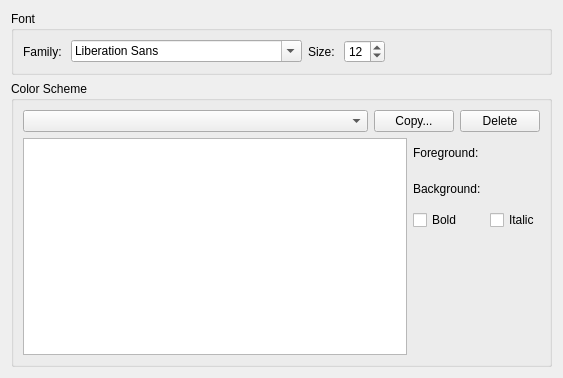
<?xml version="1.0" encoding="UTF-8"?>
<ui version="4.0">
 <class>PreferenceEditor</class>
 <widget class="QWidget" name="PreferenceEditor">
  <property name="geometry">
   <rect>
    <x>0</x>
    <y>0</y>
    <width>563</width>
    <height>378</height>
   </rect>
  </property>
  <property name="windowTitle">
   <string>Form</string>
  </property>
  <layout class="QVBoxLayout" name="verticalLayout">
   <item>
    <widget class="QGroupBox" name="groupBoxFont">
     <property name="title">
      <string>Font</string>
     </property>
     <layout class="QHBoxLayout" name="horizontalLayout">
      <item>
       <widget class="QLabel" name="label">
        <property name="text">
         <string>Family: </string>
        </property>
       </widget>
      </item>
      <item>
       <widget class="QFontComboBox" name="fontComboBox"/>
      </item>
      <item>
       <widget class="QLabel" name="label_2">
        <property name="text">
         <string>Size: </string>
        </property>
       </widget>
      </item>
      <item>
       <widget class="QSpinBox" name="spinBox">
        <property name="minimum">
         <number>1</number>
        </property>
        <property name="maximum">
         <number>96</number>
        </property>
        <property name="value">
         <number>12</number>
        </property>
       </widget>
      </item>
      <item>
       <spacer name="horizontalSpacer">
        <property name="orientation">
         <enum>Qt::Horizontal</enum>
        </property>
        <property name="sizeHint" stdset="0">
         <size>
          <width>40</width>
          <height>20</height>
         </size>
        </property>
       </spacer>
      </item>
     </layout>
    </widget>
   </item>
   <item>
    <widget class="QGroupBox" name="groupBoxColor">
     <property name="sizePolicy">
      <sizepolicy hsizetype="Preferred" vsizetype="Expanding">
       <horstretch>0</horstretch>
       <verstretch>0</verstretch>
      </sizepolicy>
     </property>
     <property name="title">
      <string>Color Scheme</string>
     </property>
     <layout class="QVBoxLayout" name="verticalLayout_2">
      <item>
       <layout class="QHBoxLayout" name="horizontalLayout_2">
        <item>
         <widget class="QComboBox" name="comboBox">
          <property name="sizePolicy">
           <sizepolicy hsizetype="Expanding" vsizetype="Fixed">
            <horstretch>0</horstretch>
            <verstretch>0</verstretch>
           </sizepolicy>
          </property>
         </widget>
        </item>
        <item>
         <widget class="QPushButton" name="pushButton">
          <property name="text">
           <string>Copy...</string>
          </property>
         </widget>
        </item>
        <item>
         <widget class="QPushButton" name="pushButton_2">
          <property name="text">
           <string>Delete</string>
          </property>
         </widget>
        </item>
       </layout>
      </item>
      <item>
       <layout class="QHBoxLayout" name="horizontalLayout_3">
        <item>
         <widget class="QListWidget" name="listWidget"/>
        </item>
        <item>
         <layout class="QGridLayout" name="gridLayout">
          <item row="1" column="1">
           <widget class="QWidget" name="widget_2" native="true">
            <property name="minimumSize">
             <size>
              <width>30</width>
              <height>30</height>
             </size>
            </property>
            <property name="maximumSize">
             <size>
              <width>30</width>
              <height>30</height>
             </size>
            </property>
           </widget>
          </item>
          <item row="0" column="0">
           <widget class="QLabel" name="label_3">
            <property name="text">
             <string>Foreground: </string>
            </property>
           </widget>
          </item>
          <item row="2" column="0">
           <widget class="QCheckBox" name="checkBox">
            <property name="text">
             <string>Bold</string>
            </property>
           </widget>
          </item>
          <item row="0" column="1">
           <widget class="QWidget" name="widget" native="true">
            <property name="minimumSize">
             <size>
              <width>30</width>
              <height>30</height>
             </size>
            </property>
            <property name="maximumSize">
             <size>
              <width>30</width>
              <height>30</height>
             </size>
            </property>
           </widget>
          </item>
          <item row="1" column="0">
           <widget class="QLabel" name="label_4">
            <property name="text">
             <string>Background: </string>
            </property>
           </widget>
          </item>
          <item row="2" column="1">
           <widget class="QCheckBox" name="checkBox_2">
            <property name="text">
             <string>Italic</string>
            </property>
           </widget>
          </item>
          <item row="3" column="0">
           <spacer name="verticalSpacer">
            <property name="orientation">
             <enum>Qt::Vertical</enum>
            </property>
            <property name="sizeHint" stdset="0">
             <size>
              <width>20</width>
              <height>40</height>
             </size>
            </property>
           </spacer>
          </item>
         </layout>
        </item>
       </layout>
      </item>
     </layout>
    </widget>
   </item>
  </layout>
 </widget>
 <resources/>
 <connections/>
</ui>
